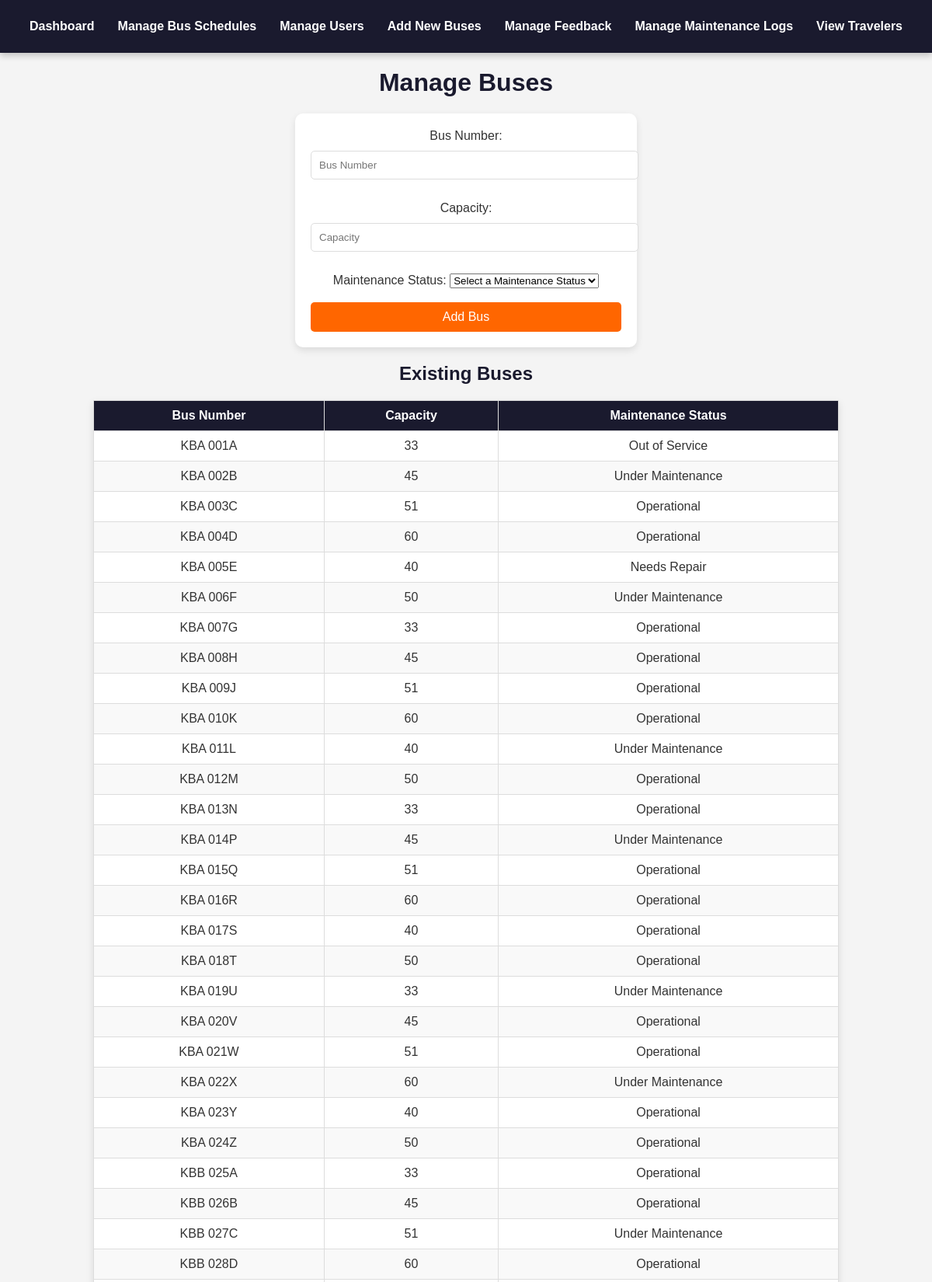
Screenshot of /colo/backend/bus_management.php (upper part) with the database file from the repository.
### tables this page shows
CREATE TABLE `buses` (
  `BusID` int(11) NOT NULL,
  `BusNumber` varchar(50) NOT NULL,
  `Capacity` int(11) NOT NULL,
  `MaintenanceStatus` varchar(50) DEFAULT NULL
);

### colo/backend/bus_management.php (the view, shortened to what this page needs)
<?php require 'db_connection.php'; ?>
<!DOCTYPE html>
<html lang="en">
<head>
    <link rel="stylesheet" href="../styles/bus_management.css">
</head>
<body>
<div class="dashboard-links">
        <a href="admin_dashboard.php">Dashboard</a>
        <a href="bus_schedule_management.php">Manage Bus Schedules</a>
        <a href="manage_users.php">Manage Users</a>
        <a href="bus_management.php">Add New Buses</a>
        <a href="feedback_management.php">Manage Feedback</a>
        <a href="maintenance_logs.php">Manage Maintenance Logs</a>
        <a href="view_travelers.php">View Travelers</a>
    </div>
    <h1>Manage Buses</h1>
    <form method="POST">
        <label for="bus_number">Bus Number:</label>
        <input type="text" id="bus_number" name="bus_number" placeholder="Bus Number" required><br><br>
        <label for="capacity">Capacity:</label>
        <input type="number" id="capacity" name="capacity" placeholder="Capacity" required><br><br>
        <label for="maintenance_status">Maintenance Status:</label>
        <select id="maintenance_status" name="maintenance_status" required>
            <option value="">Select a Maintenance Status</option>
        </select><br><br>
        <button type="submit">Add Bus</button>
    </form>
    <h2>Existing Buses</h2>
    <table>
        <thead>
            <tr>
                <th>Bus Number</th>
                <th>Capacity</th>
                <th>Maintenance Status</th>
            </tr>
        </thead>
        <tbody>
            <?php
            $result = $conn->query("SELECT BusNumber, Capacity, MaintenanceStatus FROM Buses");
            if ($result->num_rows > 0) {
                while ($row = $result->fetch_assoc()) {
                    echo "<tr>
                            <td>{$row['BusNumber']}</td>
                            <td>{$row['Capacity']}</td>
                            <td>{$row['MaintenanceStatus']}</td>
                          </tr>";
                }
            } else {
                echo "<tr><td colspan='3'>No buses found.</td></tr>";
            }
            ?>
        </tbody>
    </table>
</body>
</html>

### colo/backend/styles/bus_management.css (style rules this page uses)
body { font-family: Arial, sans-serif; margin: 0; padding: 0; background-color: #f4f4f4; color: #333; text-align: center; }
.dashboard-links { display: flex; justify-content: center; background-color: #1a1a2e; padding: 15px; box-shadow: 0px 4px 8px rgba(0, 0, 0, 0.2); }
.dashboard-links a { color: white; text-decoration: none; font-weight: bold; font-size: 16px; padding: 10px 15px; transition: all 0.3s ease-in-out; }
h1, h2 { margin-top: 20px; color: #1a1a2e; }
form { background: white; max-width: 400px; margin: 20px auto; padding: 20px; border-radius: 10px; box-shadow: 0px 4px 10px rgba(0, 0, 0, 0.1); }
form input { width: 100%; padding: 10px; margin: 10px 0; border: 1px solid #ddd; border-radius: 5px; }
form button { width: 100%; padding: 10px; background-color: #ff6600; color: white; border: none; border-radius: 5px; font-size: 16px; cursor: pointer; transition: 0.3s; }
table { width: 80%; margin: 20px auto; border-collapse: collapse; background: white; box-shadow: 0px 4px 10px rgba(0, 0, 0, 0.1); }
table th, table td { padding: 10px; border: 1px solid #ddd; text-align: center; }
table th { background-color: #1a1a2e; color: white; }
table tr:nth-child(even) { background-color: #f9f9f9; }

### rows the page displays
buses: BusNumber "KBA 001A", Capacity "33", MaintenanceStatus "Out of Service"
buses: BusNumber "KBA 002B", Capacity "45", MaintenanceStatus "Under Maintenance"
buses: BusNumber "KBA 003C", Capacity "51", MaintenanceStatus "Operational"
buses: BusNumber "KBA 004D", Capacity "60", MaintenanceStatus "Operational"
buses: BusNumber "KBA 005E", Capacity "40", MaintenanceStatus "Needs Repair"
buses: BusNumber "KBA 006F", Capacity "50", MaintenanceStatus "Under Maintenance"
buses: BusNumber "KBA 007G", Capacity "33", MaintenanceStatus "Operational"
buses: BusNumber "KBA 008H", Capacity "45", MaintenanceStatus "Operational"
buses: BusNumber "KBA 009J", Capacity "51", MaintenanceStatus "Operational"
buses: BusNumber "KBA 010K", Capacity "60", MaintenanceStatus "Operational"
buses: BusNumber "KBA 011L", Capacity "40", MaintenanceStatus "Under Maintenance"
buses: BusNumber "KBA 012M", Capacity "50", MaintenanceStatus "Operational"
buses: BusNumber "KBA 013N", Capacity "33", MaintenanceStatus "Operational"
buses: BusNumber "KBA 014P", Capacity "45", MaintenanceStatus "Under Maintenance"
buses: BusNumber "KBA 015Q", Capacity "51", MaintenanceStatus "Operational"
buses: BusNumber "KBA 016R", Capacity "60", MaintenanceStatus "Operational"
buses: BusNumber "KBA 017S", Capacity "40", MaintenanceStatus "Operational"
buses: BusNumber "KBA 018T", Capacity "50", MaintenanceStatus "Operational"
buses: BusNumber "KBA 019U", Capacity "33", MaintenanceStatus "Under Maintenance"
buses: BusNumber "KBA 020V", Capacity "45", MaintenanceStatus "Operational"
buses: BusNumber "KBA 021W", Capacity "51", MaintenanceStatus "Operational"
buses: BusNumber "KBA 022X", Capacity "60", MaintenanceStatus "Under Maintenance"
buses: BusNumber "KBA 023Y", Capacity "40", MaintenanceStatus "Operational"
buses: BusNumber "KBA 024Z", Capacity "50", MaintenanceStatus "Operational"
buses: BusNumber "KBB 025A", Capacity "33", MaintenanceStatus "Operational"
buses: BusNumber "KBB 026B", Capacity "45", MaintenanceStatus "Operational"
buses: BusNumber "KBB 027C", Capacity "51", MaintenanceStatus "Under Maintenance"
buses: BusNumber "KBB 028D", Capacity "60", MaintenanceStatus "Operational"
